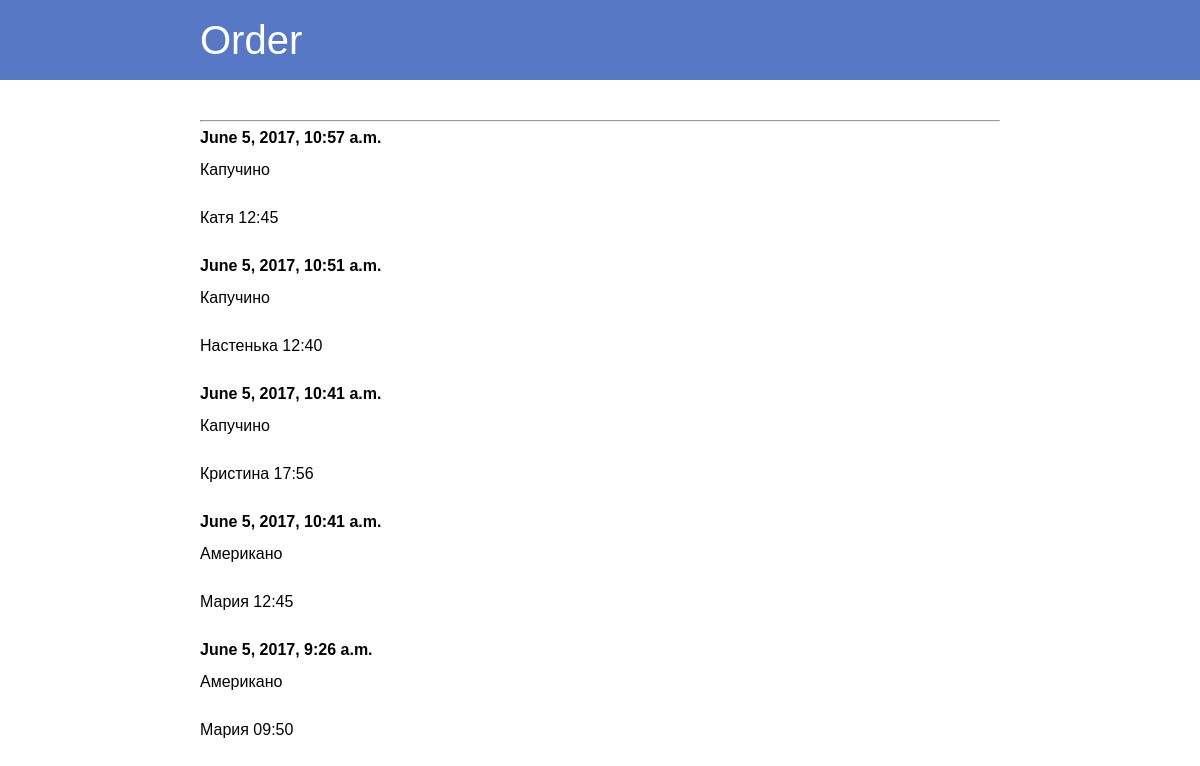
The app's page /tables/order/ with its own data.
### posts/models.py (models this page shows, shortened)
@python_2_unicode_compatible
class Table(models.Model):
    title = models.CharField(max_length=255)
    slug = models.SlugField()

@python_2_unicode_compatible
class Post(models.Model):
    tables = models.ForeignKey(Table, related_name="posts")
    body = models.TextField()
    person = models.TextField()
    created = models.DateTimeField(auto_now_add=True)
    def html_body(self):
        return linebreaks_filter(self.body)
    def html_person(self):
        return linebreaks_filter(self.person)

### posts/views.py (the view)
# urls.py: url(r'^tables/(?P<slug>[^/]+)/$', tables),
def tables(request, slug):
    order = get_object_or_404(Table, slug=slug)
    return render(request, "tables.html", {
        "tables": order,
        "posts": order.posts.order_by("-created"),
    })

### templates/tables.html (shortened to what this page needs)
{% extends "base.html" %}
{% block header_text %}{{ tables.title }}{% endblock %}
{% block content %}
    <hr>
    <div id="posts">
        {% for post in posts %}
            <div class="post" data-post-id="{{ post.id }}">
                <h2>{{ post.created }}</h2>
                {{ post.html_body }}
                {{ post.html_person }}
            </div>
        {% endfor %}
    </div>
{% endblock %}

### templates/base.html (shortened to what this page needs)
<!DOCTYPE html>
{% load staticfiles %}
<html>
<head>
	<link rel="stylesheet" href="{% static "css/style.css" %}" type="text/css" media="screen" />
</head>
<body>
	<header>
		<h1>{% block header_text %}{% endblock %}</h1>
	</header>
	<section>
		{% block content %}
		{% endblock %}
	</section>
</body>
</html>

### static/css/style.css (style rules this page uses)
html, body, div, span, applet, object, iframe, h1, h2, h3, h4, h5, h6, p, blockquote, pre, a, abbr, acronym, address, big, cite, code, del, dfn, em, img, ins, kbd, q, s, samp, small, strike, strong, sub, sup, tt, var, b, u, i, center, dl, dt, dd, ol, ul, li, fieldset, form, label, legend, table, caption, tbody, tfoot, thead, tr, th, td, article, aside, canvas, details, embed, figure, figcaption, footer, header, hgroup, menu, nav, output, ruby, section, summary, time, mark, audio, video { margin: 0; padding: 0; border: 0; font-size: 100%; font: inherit; vertical-align: baseline; }
article, aside, details, figcaption, figure, footer, header, hgroup, menu, nav, section { display: block; }
body { line-height: 1; font-family: sans-serif; }
header { padding: 20px 0; margin: 0 0 40px 0; background: #5778C4; color: #fff; }
header h1 { width: 800px; margin: 0 auto; font-size: 40px; }
section { width: 800px; margin: 0 auto; }
p { margin: 1em 0 2em 0; }
.post { margin: 0 0 30px 0; }
.post h2 { font-weight: bold; }

### records on screen
Table: title "Order"
Post: created "June 5, 2017, 10:57 a.m.", html_body "Капучино", html_person "Катя 12:45"
Post: created "June 5, 2017, 10:51 a.m.", html_body "Капучино", html_person "Настенька 12:40"
Post: created "June 5, 2017, 10:41 a.m.", html_body "Капучино", html_person "Кристина 17:56"
Post: created "June 5, 2017, 10:41 a.m.", html_body "Американо", html_person "Мария 12:45"
Post: created "June 5, 2017, 9:26 a.m.", html_body "Американо", html_person "Мария 09:50"
